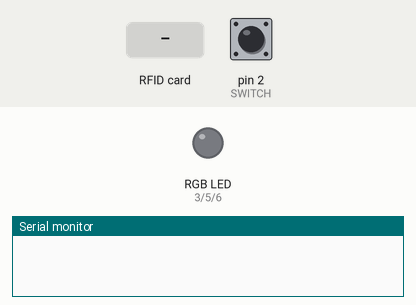
Recording of a sketch running on a simulated Arduino Uno, built with avr-gcc and run on an emulated ATmega328P. Parts: an RGB LED mixed from three pins (HIGH = lit), the last lines printed to the serial monitor. The inputs (shaded band) are chosen by the test bench; at power-on: pin 2 (SWITCH) LOW. Pins used as bus, display or sensor lines are not drawn.

Above: at 1.2 s.
1.3 s: RFID card 60 9B 05 41 held to the reader
At 2.3 s:
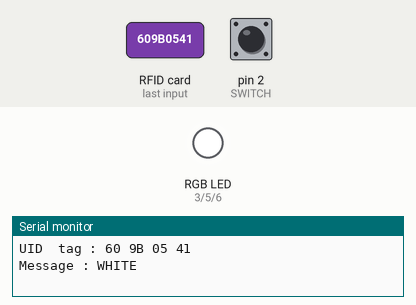
2.8 s: RFID card B0 79 55 80 held to the reader
At 3.7 s:
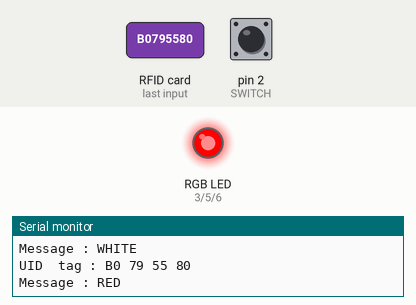
4.3 s: RFID card 60 AC 0E 41 held to the reader
At 5.2 s:
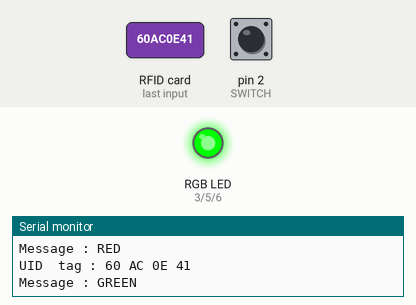
Timing chart, 0 to 7.3 s (numbered marks = the images above; inputs shaded):
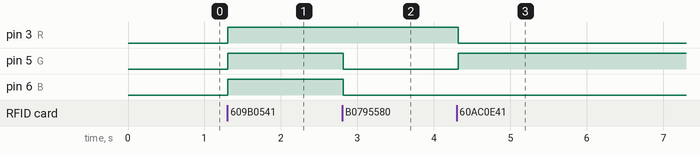

The sketch:

Rfid.ino
```cpp
//Code by Botan Denis of the class 3ATT-2022/2023 IIS Levi-Ponti(Levi)

//This code was made for an NFC/RFID controlled RGB lamp

//Libraries required for the functioning of the code
#include <SPI.h>
#include <MFRC522.h>

//Defines the pins required for the functioning of the code
#define SS_PIN 10
#define RST_PIN 9
#define R 3
#define G 5
#define B 6
#define SWITCH 2

//Defines the access codes of the cards
const char card0[12] = "60 9B 05 41";
const char card1[12] = "B0 79 55 80";
const char card2[12] = "60 AC 0E 41";
const char card3[12] = "B8 6C B2 3D";

//Defines the RGB values to feed into the led() function, the initial value of the advancedMode loop and the variable used to tore the value state of the SWITCH
int vec[7][3] = {/*WHITE*/{255, 255, 255},/*RED*/ {255, 0, 0},/*ORANGE*/ {255, 64, 0},/*YELLOW*/ {255, 255, 0},/*GREEN*/ {0, 255, 0},/*BLU*/ {0, 0, 255}, /*Purple*/ {255, 0, 255}}, i = -1, sw;

bool advancedMode = false, selector = true;

MFRC522 mfrc522(SS_PIN, RST_PIN);   // Create MFRC522 instance.

void setup(){
  Serial.begin(9600);   // Initiate a serial communication
  SPI.begin();      // Initiate  SPI bus

  mfrc522.PCD_Init();   // Initiate MFRC522

  //Serial.println("Approximate your  card to the reader");

  pinMode(R, OUTPUT);
  pinMode(G, OUTPUT);
  pinMode(B, OUTPUT);
  pinMode(SWITCH, INPUT);

  digitalWrite(R, LOW);
  digitalWrite(G, LOW);
  digitalWrite(B, LOW);

}
void  loop(){
  sw = digitalRead(SWITCH);
  if(sw == HIGH){ //advancedMode setter
    //Serial.println("Manual mode engaged");
    advancedMode = true;
  } else {
    //Serial.println("manual mode unengaged");
    advancedMode = false;
  }

  // Look for new cards
  if( ! mfrc522.PICC_IsNewCardPresent()){
    return;
  }
  // Select one of the cards
  if( ! mfrc522.PICC_ReadCardSerial()){
    return;
  }

  //Show UID on serial monitor
  Serial.print("UID  tag :");
  String content= "";
  byte letter;
  for(byte i = 0; i <  mfrc522.uid.size; i++){
     Serial.print(mfrc522.uid.uidByte[i] < 0x10  ? " 0" : " ");
     Serial.print(mfrc522.uid.uidByte[i], HEX);
     content.concat(String(mfrc522.uid.uidByte[i]  < 0x10 ? " 0" : " "));
     content.concat(String(mfrc522.uid.uidByte[i],  HEX));
  }

  Serial.println();
  Serial.print("Message : ");
  content.toUpperCase();

  if(advancedMode == false){ //checks if the manual mode is enabled
    //Main mode
    if(content.substring(1) == card0){
      Serial.println("WHITE");
      led(255, 255, 255);
    } else if(content.substring(1) == card1){
      Serial.println("RED");
      led(255, 0, 0);
    } else if(content.substring(1) == card2){
      Serial.println("GREEN");
      led(0, 255, 0);
    } else if(content.substring(1) == card3){
      Serial.println("BLUE");
      led(0, 0, 255);
    }
  } else {
    //Advanced Mode
    if(content.substring(1) == card0 || card1 || card2 || card3){
      if(selector == true && i<6){  //choses to either increment or decrease the value of 'i' (starts at value: -1 to then travel between 0 and 5)
        i++;
        if(i == 6) {
          selector = false;
        }
      } else {
        i--;
        if(i == 0){
          selector = true;
        }
      }
      Serial.println(i);
      led(vec[i][0], vec[i][1], vec[i][2]); //sets R, G and B values of the lamp from respectively the 0, 1 and 2 column of the vector
      delay(1500);
    }
  }
}

void led(int r, int g, int b){
  analogWrite(R, r);
  analogWrite(G, g);
  analogWrite(B, b);
}
```

Measured:
- after the input at 1.3 s, pin 3 (R), pin 5 (G), pin 6 (B): LOW → HIGH at once
- after the input at 2.8 s, pin 5 (G), pin 6 (B): HIGH → LOW at once
- after the input at 4.3 s, pin 3 (R): HIGH → LOW at once; pin 5 (G): LOW → HIGH at once
